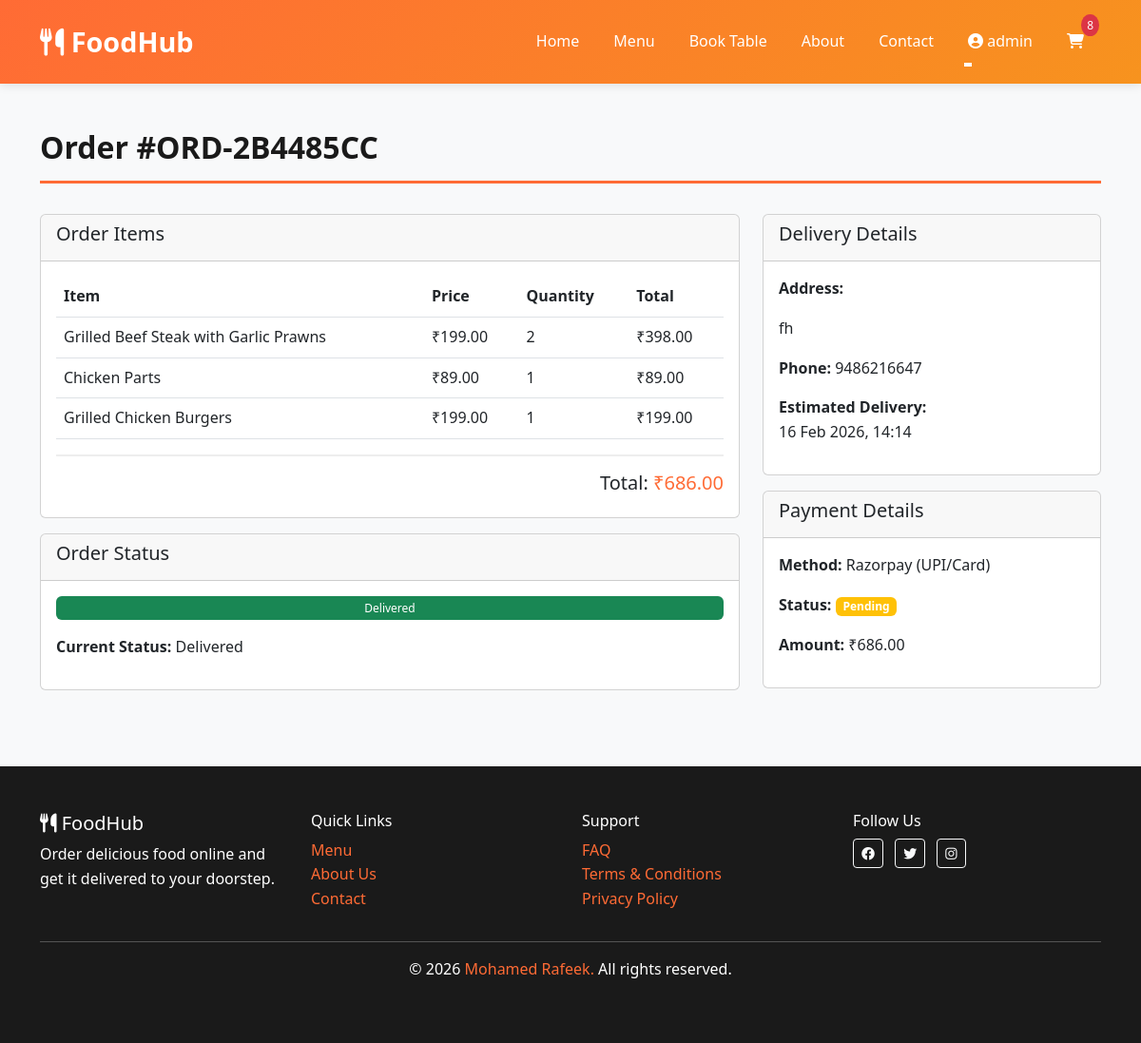
The app's page /orders/ORD-2B4485CC/ (signed in) with its own data.
### cart/models.py (models this page shows, shortened)
class Cart(models.Model):
    user = models.OneToOneField(User, on_delete=models.CASCADE, related_name='cart')
    created_at = models.DateTimeField(auto_now_add=True)
    updated_at = models.DateTimeField(auto_now=True)
    def get_item_count(self):
        return sum(item.quantity for item in self.items.all())

class CartItem(models.Model):
    cart = models.ForeignKey(Cart, on_delete=models.CASCADE, related_name='items')
    food_item = models.ForeignKey(FoodItem, on_delete=models.CASCADE)
    quantity = models.PositiveIntegerField(default=1)
    added_at = models.DateTimeField(auto_now_add=True)

### orders/models.py (models this page shows, shortened)
class Order(models.Model):
    STATUS_CHOICES = [
        ('pending', 'Pending'),
        ('confirmed', 'Confirmed'),
        ('preparing', 'Preparing'),
        ('ready', 'Ready for Pickup'),
        ('delivered', 'Delivered'),
        ('cancelled', 'Cancelled'),
    ]
    PAYMENT_METHOD_CHOICES = [
        ('razorpay', 'Razorpay (UPI/Card)'),
        ('cash', 'Cash on Delivery'),
    ]
    user = models.ForeignKey(User, on_delete=models.CASCADE, related_name='orders')
    order_number = models.CharField(max_length=20, unique=True)
    total_price = models.DecimalField(max_digits=10, decimal_places=2)
    payment_status = models.CharField(max_length=20, choices=[
        ('pending', 'Pending'),
        ('completed', 'Completed'),
        ('failed', 'Failed'),
    ], default='pending')
    payment_method = models.CharField(max_length=20, choices=PAYMENT_METHOD_CHOICES, default='razorpay')
    status = models.CharField(max_length=20, choices=STATUS_CHOICES, default='pending')
    delivery_address = models.TextField()
    phone = models.CharField(max_length=15)
    special_instructions = models.TextField(blank=True)
    created_at = models.DateTimeField(auto_now_add=True)
    updated_at = models.DateTimeField(auto_now=True)
    estimated_delivery = models.DateTimeField(null=True, blank=True)
    class Meta:
        ordering = ['-created_at']

class OrderItem(models.Model):
    order = models.ForeignKey(Order, on_delete=models.CASCADE, related_name='items')
    food_item = models.ForeignKey(FoodItem, on_delete=models.PROTECT)
    quantity = models.PositiveIntegerField()
    price = models.DecimalField(max_digits=8, decimal_places=2)  # Price at time of order
    def get_subtotal(self):
        return self.price * self.quantity

### menu/models.py (models this page shows, shortened)
class FoodItem(models.Model):
    name = models.CharField(max_length=100)
    category = models.ForeignKey(Category, on_delete=models.CASCADE, related_name='items')
    description = models.TextField()
    price = models.DecimalField(max_digits=8, decimal_places=2, validators=[MinValueValidator(0)])
    image = models.ImageField(upload_to='menu_items/')
    available = models.BooleanField(default=True)
    created_at = models.DateTimeField(auto_now_add=True)
    updated_at = models.DateTimeField(auto_now=True)
    class Meta:
        ordering = ['-created_at']

### orders/views.py (the view)
# urls.py: path('<str:order_number>/', views.order_detail, name='order_detail'),
@login_required(login_url='login')
def order_detail(request, order_number):
    order = get_object_or_404(Order, order_number=order_number, user=request.user)
    context = {
        'order': order,
        'items': order.items.all(),
    }
    return render(request, 'order_detail.html', context)

### Template/order_detail.html (shortened to what this page needs)
{% extends 'base.html' %}
{% block content %}
<div class="container">
    <h2 class="page-title">Order #{{ order.order_number }}</h2>
    <div class="row">
        <div class="col-md-8">
            <div class="card mb-3">
                <div class="card-header">
                    <h5>Order Items</h5>
                </div>
                <div class="card-body">
                    <table class="table">
                        <thead>
                            <tr>
                                <th>Item</th>
                                <th>Price</th>
                                <th>Quantity</th>
                                <th>Total</th>
                            </tr>
                        </thead>
                        <tbody>
                            {% for item in items %}
                                <tr>
                                    <td>{{ item.food_item.name }}</td>
                                    <td>₹{{ item.price }}</td>
                                    <td>{{ item.quantity }}</td>
                                    <td>₹{{ item.get_subtotal }}</td>
                                </tr>
                            {% endfor %}
                        </tbody>
                    </table>
                    <div style="text-align: right; padding-top: 1rem; border-top: 2px solid #eee;">
                        <h5>Total: <span style="color: var(--primary-color);">₹{{ order.total_price }}</span></h5>
                    </div>
                </div>
            </div>
            <div class="card">
                <div class="card-header">
                    <h5>Order Status</h5>
                </div>
                <div class="card-body">
                    <div class="progress" style="height: 25px;">
                        {% if order.status == 'pending' %}
                            <div class="progress-bar bg-warning" style="width: 25%;">Pending</div>
                        {% elif order.status == 'confirmed' %}
                            <div class="progress-bar bg-info" style="width: 50%;">Confirmed</div>
                        {% elif order.status == 'preparing' %}
                            <div class="progress-bar bg-warning" style="width: 75%;">Preparing</div>
                        {% elif order.status == 'delivered' %}
                            <div class="progress-bar bg-success" style="width: 100%;">Delivered</div>
                        {% elif order.status == 'cancelled' %}
                            <div class="progress-bar bg-danger" style="width: 100%;">Cancelled</div>
                        {% endif %}
                    </div>
                    <p style="margin-top: 1rem;"><strong>Current Status:</strong> {{ order.get_status_display }}</p>
                </div>
            </div>
        </div>
        <div class="col-md-4">
            <div class="card mb-3">
                <div class="card-header">
                    <h5>Delivery Details</h5>
                </div>
                <div class="card-body">
                    <p><strong>Address:</strong></p>
                    <p>{{ order.delivery_address }}</p>
                    <p><strong>Phone:</strong> {{ order.phone }}</p>
                    <p><strong>Estimated Delivery:</strong><br>{{ order.estimated_delivery|date:"d M Y, H:i" }}</p>
                </div>
            </div>
            <div class="card">
                <div class="card-header">
                    <h5>Payment Details</h5>
                </div>
                <div class="card-body">
                    <p><strong>Method:</strong> {{ order.get_payment_method_display }}</p>
                    <p><strong>Status:</strong> <span class="badge bg-{% if order.payment_status == 'completed' %}success{% elif order.payment_status == 'failed' %}danger{% else %}warning{% endif %}">{{ order.payment_status|title }}</span></p>
                    <p><strong>Amount:</strong> ₹{{ order.total_price }}</p>
                </div>
            </div>
        </div>
    </div>
</div>
{% endblock %}

### Template/base.html (shortened to what this page needs)
<!DOCTYPE html>
<html lang="en">
<head>
    {% load static %}
    <link href="https://cdnjs.cloudflare.com/ajax/libs/bootstrap/5.3.0/css/bootstrap.min.css" rel="stylesheet">
    <link href="https://cdnjs.cloudflare.com/ajax/libs/font-awesome/6.4.0/css/all.min.css" rel="stylesheet">
</head>
<body>
    <nav class="navbar navbar-expand-lg navbar-dark sticky-top">
        <div class="container">
            <a class="navbar-brand" href="{% url 'home' %}">
                <i class="fas fa-utensils"></i> FoodHub
            </a>
            <div class="collapse navbar-collapse" id="navbarNav">
                <ul class="navbar-nav ms-auto">
                    <li class="nav-item">
                        <a class="nav-link" href="{% url 'home' %}">Home</a>
                    </li>
                    <li class="nav-item">
                        <a class="nav-link" href="{% url 'menu' %}">Menu</a>
                    </li>
                    <li class="nav-item">
                        <a class="nav-link" href="{% url 'book_table' %}">Book Table</a>
                    </li>
                    <li class="nav-item">
                        <a class="nav-link" href="{% url 'about' %}">About</a>
                    </li>
                    <li class="nav-item">
                        <a class="nav-link" href="{% url 'contact' %}">Contact</a>
                    </li>
                    {% if user.is_authenticated %}
                        <li class="nav-item dropdown">
                            <a class="nav-link dropdown-toggle" href="#" id="userDropdown" role="button" data-bs-toggle="dropdown">
                                <i class="fas fa-user-circle"></i> {{ user.username }}
                            </a>
                        </li>
                    {% endif %}
                    <li class="nav-item">
                        <a class="nav-link position-relative" href="{% url 'view_cart' %}">
                            <i class="fas fa-shopping-cart"></i>
                            {% if user.is_authenticated %}
                                {% if user.cart.get_item_count > 0 %}
                                    <span class="cart-badge">{{ user.cart.get_item_count }}</span>
                                {% endif %}
                            {% endif %}
                        </a>
                    </li>
                </ul>
            </div>
        </div>
    </nav>
    <main class="container-custom">
        {% block content %}{% endblock %}
    </main>
    <footer>
        <div class="container">
            <div class="row">
                <div class="col-md-3">
                    <h5><i class="fas fa-utensils"></i> FoodHub</h5>
                    <p>Order delicious food online and get it delivered to your doorstep.</p>
                </div>
                <div class="col-md-3">
                    <h6>Quick Links</h6>
                    <ul class="list-unstyled">
                        <li><a href="{% url 'menu' %}">Menu</a></li>
                        <li><a href="{% url 'about' %}">About Us</a></li>
                        <li><a href="{% url 'contact' %}">Contact</a></li>
                    </ul>
                </div>
                <div class="col-md-3">
                    <h6>Support</h6>
                    <ul class="list-unstyled">
                        <li><a href="#">FAQ</a></li>
                        <li><a href="#">Terms & Conditions</a></li>
                        <li><a href="#">Privacy Policy</a></li>
                    </ul>
                </div>
                <div class="col-md-3">
                    <h6>Follow Us</h6>
                    <a href="#" class="btn btn-sm btn-outline-light me-2">
                        <i class="fab fa-facebook"></i>
                    </a>
                    <a href="#" class="btn btn-sm btn-outline-light me-2">
                        <i class="fab fa-twitter"></i>
                    </a>
                    <a href="#" class="btn btn-sm btn-outline-light me-2">
                        <i class="fab fa-instagram"></i>
                    </a>
                </div>
            </div>
            <hr>
            <div class="text-center">
                <p>&copy; 2026 <a href="https://portfolio-react-mr.netlify.app/" target="_blank">Mohamed Rafeek.</a> All rights reserved.</p>
            </div>
        </div>
    </footer>
</body>
</html>

### Template/base.html (style rules this page uses)
* { margin: 0; padding: 0; box-sizing: border-box; }
:root { --primary-color: #ff6b35; --secondary-color: #f7931e; --dark-color: #1a1a1a; --light-color: #f4f4f4; --success-color: #28a745; --danger-color: #dc3545; }
body { font-family: 'Segoe UI', Tahoma, Geneva, Verdana, sans-serif; background-color: #f8f9fa; line-height: 1.6; }
.navbar { background: linear-gradient(135deg, var(--primary-color) 0%, var(--secondary-color) 100%); box-shadow: 0 2px 10px rgba(0,0,0,0.1); padding: 1rem 0; }
.navbar-brand { font-size: 1.8rem; font-weight: bold; color: white !important; }
.nav-link { color: white !important; margin: 0 10px; transition: all 0.3s ease; position: relative; }
.nav-link::after { content: ''; position: absolute; bottom: -5px; left: 0; width: 0; height: 2px; background-color: white; transition: width 0.3s ease; }
.cart-badge { background-color: var(--danger-color); color: white; padding: 2px 6px; border-radius: 50%; font-size: 0.75rem; position: absolute; top: -8px; right: -8px; }
footer { background-color: var(--dark-color); color: white; padding: 3rem 0; margin-top: 3rem; }
footer a { color: var(--primary-color); text-decoration: none; }
.container-custom { padding: 2rem 0; }
.page-title { color: var(--dark-color); font-weight: bold; margin-bottom: 2rem; padding: 1rem 0; border-bottom: 3px solid var(--primary-color); }

### records on screen
Order: order_number "ORD-2B4485CC", total_price "686.00", status "Delivered", delivery_address "fh", phone "9486216647", estimated_delivery "16 Feb 2026, 14:14", payment_method "Razorpay (UPI/Card)", payment_status "Pending"
OrderItem: food_item.name "Grilled Beef Steak with Garlic Prawns", price "199.00", quantity "2", get_subtotal "398.00"
OrderItem: food_item.name "Chicken Parts", price "89.00", quantity "1", get_subtotal "89.00"
OrderItem: food_item.name "Grilled Chicken Burgers", price "199.00", quantity "1", get_subtotal "199.00"

### other values on screen
{{ user.username }} "admin"
{{ user.cart.get_item_count }} "8"
